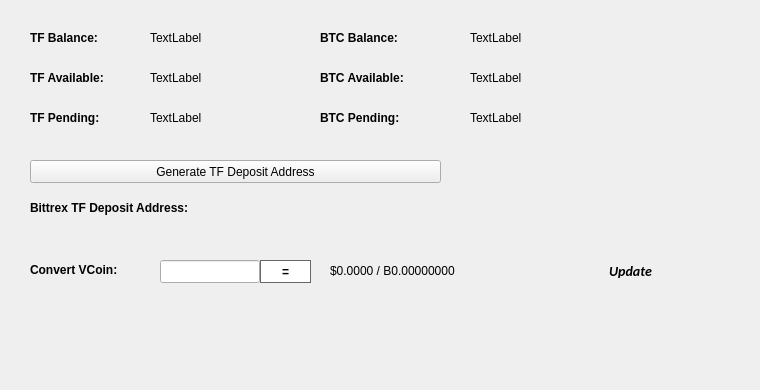
   <widget class="QWidget" name="BalanceTab">
    <attribute name="title">
     <string>Balance</string>
    </attribute>
    <widget class="QLabel" name="BitcoinBalanceLabel">
     <property name="geometry">
      <rect>
       <x>470</x>
       <y>30</y>
       <width>150</width>
       <height>16</height>
      </rect>
     </property>
     <property name="text">
      <string>TextLabel</string>
     </property>
    </widget>
    <widget class="QLabel" name="TFBalanceLabel">
     <property name="geometry">
      <rect>
       <x>150</x>
       <y>30</y>
       <width>150</width>
       <height>16</height>
      </rect>
     </property>
     <property name="text">
      <string>TextLabel</string>
     </property>
    </widget>
    <widget class="QLabel" name="label_11">
     <property name="geometry">
      <rect>
       <x>30</x>
       <y>30</y>
       <width>101</width>
       <height>16</height>
      </rect>
     </property>
     <property name="font">
      <font>
       <weight>75</weight>
       <bold>true</bold>
      </font>
     </property>
     <property name="text">
      <string>TF Balance:</string>
     </property>
    </widget>
    <widget class="QLabel" name="label_12">
     <property name="geometry">
      <rect>
       <x>320</x>
       <y>30</y>
       <width>101</width>
       <height>16</height>
      </rect>
     </property>
     <property name="font">
      <font>
       <weight>75</weight>
       <bold>true</bold>
      </font>
     </property>
     <property name="text">
      <string>BTC Balance:</string>
     </property>
    </widget>
    <widget class="QLabel" name="TFAvailableLabel_2">
     <property name="geometry">
      <rect>
       <x>150</x>
       <y>70</y>
       <width>150</width>
       <height>16</height>
      </rect>
     </property>
     <property name="text">
      <string>TextLabel</string>
     </property>
    </widget>
    <widget class="QLabel" name="label_13">
     <property name="geometry">
      <rect>
       <x>30</x>
       <y>70</y>
       <width>111</width>
       <height>16</height>
      </rect>
     </property>
     <property name="font">
      <font>
       <weight>75</weight>
       <bold>true</bold>
      </font>
     </property>
     <property name="text">
      <string>TF Available:</string>
     </property>
    </widget>
    <widget class="QLabel" name="label_14">
     <property name="geometry">
      <rect>
       <x>30</x>
       <y>110</y>
       <width>101</width>
       <height>16</height>
      </rect>
     </property>
     <property name="font">
      <font>
       <weight>75</weight>
       <bold>true</bold>
      </font>
     </property>
     <property name="text">
      <string>TF Pending:</string>
     </property>
    </widget>
    <widget class="QLabel" name="TFPendingLabel">
     <property name="geometry">
      <rect>
       <x>150</x>
       <y>110</y>
       <width>150</width>
       <height>16</height>
      </rect>
     </property>
     <property name="text">
      <string>TextLabel</string>
     </property>
    </widget>
    <widget class="QLabel" name="label_15">
     <property name="geometry">
      <rect>
       <x>320</x>
       <y>70</y>
       <width>111</width>
       <height>16</height>
      </rect>
     </property>
     <property name="font">
      <font>
       <weight>75</weight>
       <bold>true</bold>
      </font>
     </property>
     <property name="text">
      <string>BTC Available:</string>
     </property>
    </widget>
    <widget class="QLabel" name="BitcoinAvailableLabel">
     <property name="geometry">
      <rect>
       <x>470</x>
       <y>70</y>
       <width>150</width>
       <height>16</height>
      </rect>
     </property>
     <property name="text">
      <string>TextLabel</string>
     </property>
    </widget>
    <widget class="QLabel" name="label_31">
     <property name="geometry">
      <rect>
       <x>320</x>
       <y>110</y>
       <width>111</width>
       <height>16</height>
      </rect>
     </property>
     <property name="font">
      <font>
       <weight>75</weight>
       <bold>true</bold>
      </font>
     </property>
     <property name="text">
      <string>BTC Pending:</string>
     </property>
    </widget>
    <widget class="QLabel" name="BitcoinPendingLabel">
     <property name="geometry">
      <rect>
       <x>470</x>
       <y>110</y>
       <width>150</width>
       <height>16</height>
      </rect>
     </property>
     <property name="text">
      <string>TextLabel</string>
     </property>
    </widget>
    <widget class="QLabel" name="label_33">
     <property name="geometry">
      <rect>
       <x>30</x>
       <y>200</y>
       <width>221</width>
       <height>16</height>
      </rect>
     </property>
     <property name="font">
      <font>
       <weight>75</weight>
       <bold>true</bold>
      </font>
     </property>
     <property name="text">
      <string>Bittrex TF Deposit Address:</string>
     </property>
    </widget>
    <widget class="QPushButton" name="GenDepositBTN">
     <property name="geometry">
      <rect>
       <x>30</x>
       <y>160</y>
       <width>411</width>
       <height>23</height>
      </rect>
     </property>
     <property name="text">
      <string>Generate TF Deposit Address</string>
     </property>
     <property name="icon">
      <iconset resource="../valideum.qrc">
       <normaloff>:/icons/bitcoin</normaloff>:/icons/bitcoin</iconset>
     </property>
    </widget>
    <widget class="QLabel" name="DepositAddressLabel">
     <property name="geometry">
      <rect>
       <x>200</x>
       <y>200</y>
       <width>261</width>
       <height>16</height>
      </rect>
     </property>
     <property name="palette">
      <palette>
       <active>
        <colorrole role="WindowText">
         <brush brushstyle="SolidPattern">
          <color alpha="255">
           <red>211</red>
           <green>215</green>
           <blue>207</blue>
          </color>
         </brush>
        </colorrole>
        <colorrole role="Button">
         <brush brushstyle="SolidPattern">
          <color alpha="255">
           <red>70</red>
           <green>81</green>
           <blue>86</blue>
          </color>
         </brush>
        </colorrole>
        <colorrole role="Text">
         <brush brushstyle="SolidPattern">
          <color alpha="255">
           <red>211</red>
           <green>215</green>
           <blue>207</blue>
          </color>
         </brush>
        </colorrole>
        <colorrole role="ButtonText">
         <brush brushstyle="SolidPattern">
          <color alpha="255">
           <red>211</red>
           <green>215</green>
           <blue>207</blue>
          </color>
         </brush>
        </colorrole>
        <colorrole role="Base">
         <brush brushstyle="SolidPattern">
          <color alpha="255">
           <red>70</red>
           <green>81</green>
           <blue>86</blue>
          </color>
         </brush>
        </colorrole>
        <colorrole role="Window">
         <brush brushstyle="SolidPattern">
          <color alpha="255">
           <red>70</red>
           <green>81</green>
           <blue>86</blue>
          </color>
         </brush>
        </colorrole>
        <colorrole role="PlaceholderText">
         <brush brushstyle="NoBrush">
          <color alpha="128">
           <red>211</red>
           <green>215</green>
           <blue>207</blue>
          </color>
         </brush>
        </colorrole>
       </active>
       <inactive>
        <colorrole role="WindowText">
         <brush brushstyle="SolidPattern">
          <color alpha="255">
           <red>211</red>
           <green>215</green>
           <blue>207</blue>
          </color>
         </brush>
        </colorrole>
        <colorrole role="Button">
         <brush brushstyle="SolidPattern">
          <color alpha="255">
           <red>70</red>
           <green>81</green>
           <blue>86</blue>
          </color>
         </brush>
        </colorrole>
        <colorrole role="Text">
         <brush brushstyle="SolidPattern">
          <color alpha="255">
           <red>211</red>
           <green>215</green>
           <blue>207</blue>
          </color>
         </brush>
        </colorrole>
        <colorrole role="ButtonText">
         <brush brushstyle="SolidPattern">
          <color alpha="255">
           <red>211</red>
           <green>215</green>
           <blue>207</blue>
          </color>
         </brush>
        </colorrole>
        <colorrole role="Base">
         <brush brushstyle="SolidPattern">
          <color alpha="255">
           <red>70</red>
           <green>81</green>
           <blue>86</blue>
          </color>
         </brush>
        </colorrole>
        <colorrole role="Window">
         <brush brushstyle="SolidPattern">
          <color alpha="255">
           <red>70</red>
           <green>81</green>
           <blue>86</blue>
          </color>
         </brush>
        </colorrole>
        <colorrole role="PlaceholderText">
         <brush brushstyle="NoBrush">
          <color alpha="128">
           <red>211</red>
           <green>215</green>
           <blue>207</blue>
          </color>
         </brush>
        </colorrole>
       </inactive>
       <disabled>
        <colorrole role="WindowText">
         <brush brushstyle="SolidPattern">
          <color alpha="255">
           <red>211</red>
           <green>215</green>
           <blue>207</blue>
          </color>
         </brush>
        </colorrole>
        <colorrole role="Button">
         <brush brushstyle="SolidPattern">
          <color alpha="255">
           <red>70</red>
           <green>81</green>
           <blue>86</blue>
          </color>
         </brush>
        </colorrole>
        <colorrole role="Text">
         <brush brushstyle="SolidPattern">
          <color alpha="255">
           <red>211</red>
           <green>215</green>
           <blue>207</blue>
          </color>
         </brush>
        </colorrole>
        <colorrole role="ButtonText">
         <brush brushstyle="SolidPattern">
          <color alpha="255">
           <red>211</red>
           <green>215</green>
           <blue>207</blue>
          </color>
         </brush>
        </colorrole>
        <colorrole role="Base">
         <brush brushstyle="SolidPattern">
          <color alpha="255">
           <red>70</red>
           <green>81</green>
           <blue>86</blue>
          </color>
         </brush>
        </colorrole>
        <colorrole role="Window">
         <brush brushstyle="SolidPattern">
          <color alpha="255">
           <red>70</red>
           <green>81</green>
           <blue>86</blue>
          </color>
         </brush>
        </colorrole>
        <colorrole role="PlaceholderText">
         <brush brushstyle="NoBrush">
          <color alpha="128">
           <red>211</red>
           <green>215</green>
           <blue>207</blue>
          </color>
         </brush>
        </colorrole>
       </disabled>
      </palette>
     </property>
     <property name="font">
      <font>
       <weight>75</weight>
       <bold>true</bold>
      </font>
     </property>
     <property name="text">
      <string/>
     </property>
     <property name="alignment">
      <set>Qt::AlignRight|Qt::AlignTrailing|Qt::AlignVCenter</set>
     </property>
     <property name="textInteractionFlags">
      <set>Qt::LinksAccessibleByMouse|Qt::TextSelectableByKeyboard|Qt::TextSelectableByMouse</set>
     </property>
    </widget>
    <widget class="QLabel" name="label_8">
     <property name="geometry">
      <rect>
       <x>460</x>
       <y>300</y>
       <width>281</width>
       <height>81</height>
      </rect>
     </property>
     <property name="text">
      <string/>
     </property>
     <property name="pixmap">
      <pixmap>:/images/bittrex</pixmap>
     </property>
    </widget>
    <widget class="QWidget" name="widgetConversion" native="true">
     <property name="geometry">
      <rect>
       <x>0</x>
       <y>250</y>
       <width>751</width>
       <height>43</height>
      </rect>
     </property>
     <property name="minimumSize">
      <size>
       <width>0</width>
       <height>43</height>
      </size>
     </property>
     <property name="styleSheet">
      <string notr="true"/>
     </property>
     <widget class="QPushButton" name="btnUpdateMarketData">
      <property name="geometry">
       <rect>
        <x>575</x>
        <y>0</y>
        <width>111</width>
        <height>41</height>
       </rect>
      </property>
      <property name="sizePolicy">
       <sizepolicy hsizetype="Expanding" vsizetype="Expanding">
        <horstretch>0</horstretch>
        <verstretch>0</verstretch>
       </sizepolicy>
      </property>
      <property name="font">
       <font>
        <family>calibri</family>
        <pointsize>-1</pointsize>
        <weight>75</weight>
        <italic>true</italic>
        <bold>true</bold>
       </font>
      </property>
      <property name="styleSheet">
       <string notr="true">margin:0px;text-align:center;padding:2px;border-radius:3px;font-style:italic;width:100px;font-size:14px;font-family:calibri;font-weight:600;</string>
      </property>
      <property name="text">
       <string>Update</string>
      </property>
      <property name="iconSize">
       <size>
        <width>150</width>
        <height>35</height>
       </size>
      </property>
      <property name="autoDefault">
       <bool>true</bool>
      </property>
      <property name="default">
       <bool>true</bool>
      </property>
     </widget>
     <widget class="QLabel" name="lblConvertVCoin">
      <property name="geometry">
       <rect>
        <x>30</x>
        <y>10</y>
        <width>131</width>
        <height>20</height>
       </rect>
      </property>
      <property name="styleSheet">
       <string notr="true"/>
      </property>
      <property name="text">
       <string>&lt;html&gt;&lt;head/&gt;&lt;body&gt;&lt;p&gt;&lt;span style=&quot; font-weight:600;&quot;&gt;Convert VCoin:&lt;/span&gt;&lt;/p&gt;&lt;/body&gt;&lt;/html&gt;</string>
      </property>
     </widget>
     <widget class="QLineEdit" name="txtConvertVCoinQty">
      <property name="geometry">
       <rect>
        <x>160</x>
        <y>10</y>
        <width>100</width>
        <height>23</height>
       </rect>
      </property>
      <property name="minimumSize">
       <size>
        <width>100</width>
        <height>23</height>
       </size>
      </property>
      <property name="maximumSize">
       <size>
        <width>100</width>
        <height>16777215</height>
       </size>
      </property>
     </widget>
     <widget class="QPushButton" name="btnConvertTF">
      <property name="geometry">
       <rect>
        <x>260</x>
        <y>10</y>
        <width>51</width>
        <height>23</height>
       </rect>
      </property>
      <property name="minimumSize">
       <size>
        <width>0</width>
        <height>23</height>
       </size>
      </property>
      <property name="styleSheet">
       <string notr="true">border:1px solid #61696c;background:white;font-weight:600;</string>
      </property>
      <property name="text">
       <string>=</string>
      </property>
     </widget>
     <widget class="QLabel" name="lblConvertVCoinResults">
      <property name="geometry">
       <rect>
        <x>330</x>
        <y>0</y>
        <width>201</width>
        <height>41</height>
       </rect>
      </property>
      <property name="styleSheet">
       <string notr="true"/>
      </property>
      <property name="text">
       <string>$0.0000 / B0.00000000</string>
      </property>
     </widget>
     <widget class="QLabel" name="iconOverviewUpdateWait">
      <property name="geometry">
       <rect>
        <x>670</x>
        <y>10</y>
        <width>24</width>
        <height>24</height>
       </rect>
      </property>
      <property name="text">
       <string/>
      </property>
      <property name="pixmap">
       <pixmap resource="../valideum.qrc">:/icons/transaction_1</pixmap>
      </property>
      <property name="scaledContents">
       <bool>true</bool>
      </property>
      <property name="alignment">
       <set>Qt::AlignCenter</set>
      </property>
     </widget>
    </widget>
   </widget>
